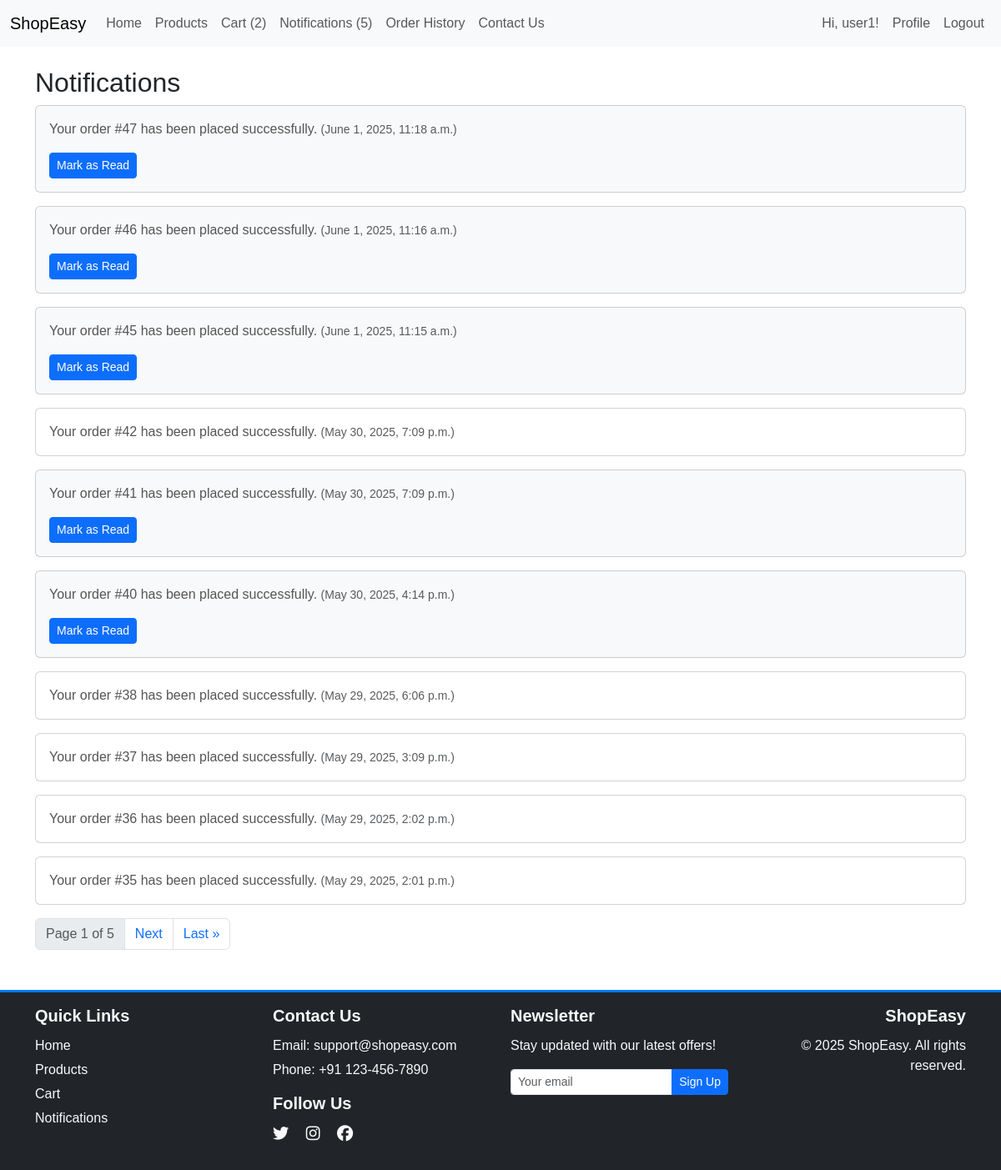
The app's page /notifications/ (signed in) with its own data.
### shop/models.py (models this page shows, shortened)
class Notification(models.Model):
    user = models.ForeignKey(User, on_delete=models.CASCADE)
    message = models.CharField(max_length=255)
    created_at = models.DateTimeField(auto_now_add=True)
    is_read = models.BooleanField(default=False)

### shop/views.py (the view)
# urls.py: path('notifications/', views.notifications, name='notifications'),
@login_required
def notifications(request):
    user_notifications = Notification.objects.filter(user=request.user).order_by('-created_at')
    paginator = Paginator(user_notifications, 10)
    page_number = request.GET.get('page')
    page_obj = paginator.get_page(page_number)
    return render(request, 'shop/notifications.html', {'page_obj': page_obj, 'show_footer': False})

### shop/context_processors.py (called while the page is built)
def navbar_counts(request):
    if not request.user.is_authenticated:
        return {
            'cart_items_count': 0,
            'unread_notifications_count': 0,
        }
    cart_items = CartItem.objects.filter(user=request.user)
    cart_items_count = sum(item.quantity for item in cart_items)
    unread_notifications_count = Notification.objects.filter(user=request.user, is_read=False).count()
    return {
        'cart_items_count': cart_items_count,
        'unread_notifications_count': unread_notifications_count,
    }

### shop/templates/shop/notifications.html (shortened to what this page needs)
{% extends 'shop/base.html' %}
{% load static %}
{% block content %}
    <h2>Notifications</h2>
    <div class="row">
        {% for notification in page_obj %}
            <div class="col-md-12 mb-3">
                <div class="card {% if not notification.is_read %}bg-light{% endif %}">
                    <div class="card-body">
                        <p class="card-text">
                            {{ notification.message }}
                            <small class="text-muted">({{ notification.created_at }})</small>
                        </p>
                        {% if not notification.is_read %}
                            <a href="{% url 'mark_notification_read' notification.id %}" class="btn btn-sm btn-primary">Mark as Read</a>
                        {% endif %}
                    </div>
                </div>
            </div>
        {% empty %}
            <p>No notifications found.</p>
        {% endfor %}
    </div>
    <nav aria-label="Page navigation">
        <ul class="pagination">
            <li class="page-item disabled">
                <span class="page-link">Page {{ page_obj.number }} of {{ page_obj.paginator.num_pages }}</span>
            </li>
            {% if page_obj.has_next %}
                <li class="page-item">
                    <a class="page-link" href="?page={{ page_obj.next_page_number }}">Next</a>
                </li>
                <li class="page-item">
                    <a class="page-link" href="?page={{ page_obj.paginator.num_pages }}">Last »</a>
                </li>
            {% endif %}
        </ul>
    </nav>
{% endblock %}

### shop/templates/shop/base.html (shortened to what this page needs)
{% load django_bootstrap5 %}
{% load static %}
<!DOCTYPE html>
<html lang="en">
<head>
    <link href="https://cdn.jsdelivr.net/npm/bootstrap@5.3.0/dist/css/bootstrap.min.css" rel="stylesheet">
    <link rel="stylesheet" href="https://cdnjs.cloudflare.com/ajax/libs/font-awesome/6.4.2/css/all.min.css">
    <link rel="stylesheet" href="{% static 'css/styles.css' %}">
</head>
<body>
    <nav class="navbar navbar-expand-lg navbar-light bg-light">
        <div class="container-fluid">
            <a class="navbar-brand" href="{% url 'home' %}">ShopEasy</a>
            <div class="collapse navbar-collapse" id="navbarNav">
                <ul class="navbar-nav">
                    <li class="nav-item">
                        <a class="nav-link" href="{% url 'home' %}">Home</a>
                    </li>
                    <li class="nav-item">
                        <a class="nav-link" href="{% url 'products' %}">Products</a>
                    </li>
                    <li class="nav-item">
                        <a class="nav-link" href="{% url 'cart' %}">
                            Cart
                            {% if cart_items_count > 0 %}
                            ({{ cart_items_count }})
                            {% endif %}
                        </a>
                    </li>
                    <li class="nav-item">
                        <a class="nav-link" href="{% url 'notifications' %}">
                            Notifications
                            {% if unread_notifications_count > 0 %}
                            ({{ unread_notifications_count }})
                            {% endif %}
                        </a>
                    </li>
                    {% if user.is_authenticated %}
                    <li class="nav-item">
                        <a class="nav-link" href="{% url 'order_history' %}">Order History</a>
                    </li>
                    {% endif %}
                    <li class="nav-item">
                        <a class="nav-link" href="{% url 'contact' %}">Contact Us</a>
                    </li>
                </ul>
                <ul class="navbar-nav ms-auto">
                    {% if user.is_authenticated %}
                    <li class="nav-item">
                        <span class="nav-link">Hi, {{ user.username }}!</span>
                    </li>
                    <li class="nav-item">
                        <a class="nav-link" href="{% url 'profile' %}">Profile</a>
                    </li>
                    <li class="nav-item">
                        <a class="nav-link" href="{% url 'logout' %}">Logout</a>
                    </li>
                    {% endif %}
                </ul>
            </div>
        </div>
    </nav>
    <div class="container mt-4">
        {% block content %}
        {% endblock %}
    </div>
    <footer class="bg-dark text-light py-3 mt-5">
        <div class="container">
            <div class="row">
                <div class="col-md-3 mb-3">
                    <h5>Quick Links</h5>
                    <ul class="list-unstyled">
                        <li><a href="{% url 'home' %}" class="text-light text-decoration-none footer-link">Home</a></li>
                        <li><a href="{% url 'products' %}" class="text-light text-decoration-none footer-link">Products</a></li>
                        <li><a href="{% url 'cart' %}" class="text-light text-decoration-none footer-link">Cart</a></li>
                        <li><a href="{% url 'notifications' %}" class="text-light text-decoration-none footer-link">Notifications</a></li>
                    </ul>
                </div>
                <div class="col-md-3 mb-3">
                    <h5>Contact Us</h5>
                    <ul class="list-unstyled">
                        <li>Email: <a href="mailto:support@shopeasy.com" class="text-light text-decoration-none footer-link">support@shopeasy.com</a></li>
                        <li>Phone: +91 123-456-7890</li>
                    </ul>
                    <h5 class="mt-3">Follow Us</h5>
                    <div class="social-links mt-2">
                        <a href="https://twitter.com" target="_blank" class="text-light me-3 footer-link"></a>
                        <a href="https://instagram.com" target="_blank" class="text-light me-3 footer-link"></a>
                        <a href="https://facebook.com" target="_blank" class="text-light footer-link"></a>
                    </div>
                </div>
                <div class="col-md-3 mb-3">
                    <h5>Newsletter</h5>
                    <p>Stay updated with our latest offers!</p>
                    <form>
                        <div class="input-group input-group-sm">
                            <input type="email" class="form-control" placeholder="Your email" aria-label="Email for newsletter">
                            <button type="submit" class="btn btn-primary">Sign Up</button>
                        </div>
                    </form>
                </div>
                <div class="col-md-3 text-center text-md-end mb-3">
                    <h5>ShopEasy</h5>
                    <p>© {% now "Y" %} ShopEasy. All rights reserved.</p>
                </div>
            </div>
        </div>
    </footer>
</body>
</html>

### shop/static/css/styles.css (style rules this page uses)
body { font-family: Arial, sans-serif; padding-bottom: 70px; }
.navbar { margin-bottom: 20px; }
html, body { height: 100%; margin: 0; }
.container.mt-4 { min-height: calc(100vh - 70px - 56px); }
footer { border-top: 3px solid #007bff; bottom: 0; left: 0; width: 100%; z-index: 1000; }
footer h5 { font-weight: 600; margin-bottom: 0.75rem; }
footer ul li { margin-bottom: 0.3rem; }
.card-text { color: #555; }

### records on screen
Notification: message "Your order #47 has been placed successfully.", created_at "June 1, 2025, 11:18 a.m.", is_read "Mark as Read"
Notification: message "Your order #46 has been placed successfully.", created_at "June 1, 2025, 11:16 a.m.", is_read "Mark as Read"
Notification: message "Your order #45 has been placed successfully.", created_at "June 1, 2025, 11:15 a.m.", is_read "Mark as Read"
Notification: message "Your order #42 has been placed successfully.", created_at "May 30, 2025, 7:09 p.m."
Notification: message "Your order #41 has been placed successfully.", created_at "May 30, 2025, 7:09 p.m.", is_read "Mark as Read"
Notification: message "Your order #40 has been placed successfully.", created_at "May 30, 2025, 4:14 p.m.", is_read "Mark as Read"
Notification: message "Your order #38 has been placed successfully.", created_at "May 29, 2025, 6:06 p.m."
Notification: message "Your order #37 has been placed successfully.", created_at "May 29, 2025, 3:09 p.m."
Notification: message "Your order #36 has been placed successfully.", created_at "May 29, 2025, 2:02 p.m."
Notification: message "Your order #35 has been placed successfully.", created_at "May 29, 2025, 2:01 p.m."

### other values on screen
{{ cart_items_count }} "2"
{{ unread_notifications_count }} "5"
{{ user.username }} "user1"
{{ page_obj.number }} "1"
{{ page_obj.paginator.num_pages }} "5"
